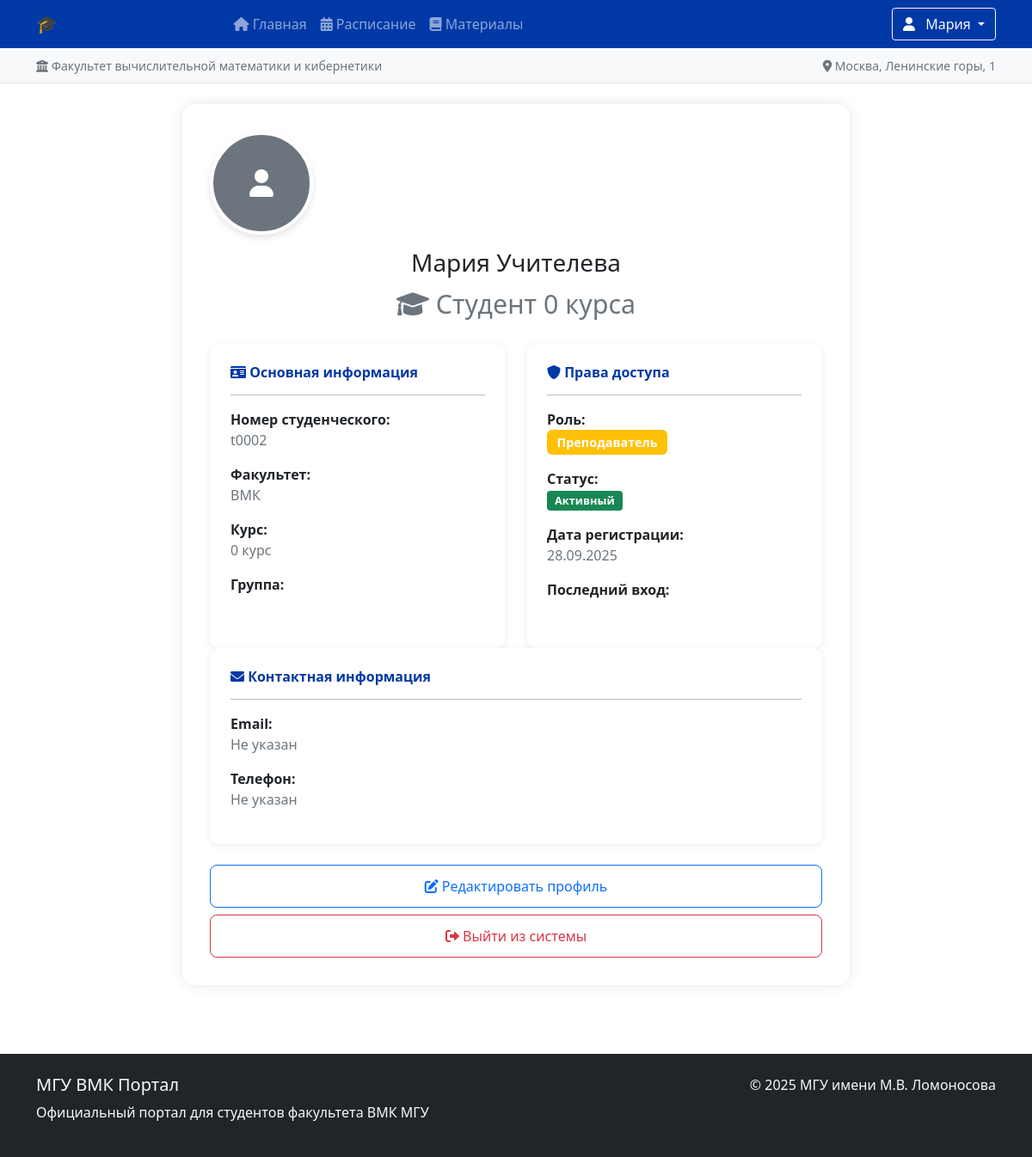
Screenshot of /profile/ (signed in) with the database file from the repository.
### main/models.py (models this page shows, shortened)
class CustomUser(AbstractUser):
    ROLES = [
        ('student', 'Студент'),
        ('headman', 'Староста'),
        ('teacher', 'Преподаватель'),
        ('admin', 'Администратор'),
    ]
    student_id = models.CharField(
        max_length=20,
        unique=True,
        verbose_name='Номер студенческого'
    )
    faculty = models.CharField(
        max_length=100,
        verbose_name='Факультет'
    )
    course = models.IntegerField(verbose_name='Курс')
    role = models.CharField(
        max_length=20,
        choices=ROLES,
        default='student',
        verbose_name='Роль'
    )
    photo = models.ImageField(
        upload_to='profiles/',
        blank=True,
        null=True,
        verbose_name='Фото'
    )
    group = models.ForeignKey(
        'Group',
        on_delete=models.SET_NULL,
        null=True,
        blank=True,
        verbose_name='Группа'
    )
    def get_role_display(self):
        return dict(self.ROLES).get(self.role, self.role)
    class Meta:
        verbose_name = 'Пользователь'
        verbose_name_plural = 'Пользователи'

### main/views.py (the view)
# urls.py: path('profile/', views.profile, name='profile'),
@login_required
def profile(request):
    return render(request, 'profile.html')

### main/templates/profile.html (shortened to what this page needs)
<!DOCTYPE html>
<html lang="en">
<head>
</head>
<body>
{% extends 'base.html' %}
{% load static %}
{% block extra_css %}
<link href="{% static 'css/profile.css' %}" rel="stylesheet">
{% endblock %}
{% block content %}
<div class="container profile-container">
    <div class="profile-card">
        <div class="card-body">
            <div class="text-center mb-4">
                {% if user.photo %}
                <img src="{{ user.photo.url }}" class="rounded-circle profile-avatar"
                     alt="{{ user.get_full_name }}">
                {% else %}
                <div class="rounded-circle profile-avatar-placeholder">
                    <i class="fas fa-user fa-2x text-white"></i>
                </div>
                {% endif %}
                <h3 class="profile-name">{{ user.get_full_name }}</h3>
                <p class="profile-role">
                    <i class="fas fa-graduation-cap"></i>
                    Студент {{ user.course }} курса
                </p>
            </div>
            <div class="row">
                <div class="col-md-6">
                    <div class="info-card card mb-3">
                        <div class="card-body">
                            <h6><i class="fas fa-id-card"></i> Основная информация</h6>
                            <hr>
                            <p><strong>Номер студенческого:</strong><br>
                            <span class="text-muted">{{ user.student_id }}</span></p>
                            <p><strong>Факультет:</strong><br>
                            <span class="text-muted">{{ user.faculty }}</span></p>
                            <p><strong>Курс:</strong><br>
                            <span class="text-muted">{{ user.course }} курс</span></p>
                            <p><strong>Группа:</strong><br>
                            </p>
                        </div>
                    </div>
                </div>
                <div class="col-md-6">
                    <div class="info-card card mb-3">
                        <div class="card-body">
                            <h6><i class="fas fa-shield-alt"></i> Права доступа</h6>
                            <hr>
                            <p><strong>Роль:</strong><br>
                            <span class="badge role-badge
                                {% if user.role == 'admin' %}bg-danger
                                {% elif user.role == 'teacher' %}bg-warning
                                {% elif user.role == 'headman' %}bg-info
                                {% else %}bg-secondary{% endif %}">
                                {{ user.get_role_display }}
                            </span></p>
                            <p><strong>Статус:</strong><br>
                            <span class="badge status-badge bg-success">Активный</span></p>
                            <p><strong>Дата регистрации:</strong><br>
                            <span class="text-muted">{{ user.date_joined|date:"d.m.Y" }}</span></p>
                            <p><strong>Последний вход:</strong><br>
                            </p>
                        </div>
                    </div>
                </div>
            </div>
            <div class="info-card card mb-4">
                <div class="card-body">
                    <h6><i class="fas fa-envelope"></i> Контактная информация</h6>
                    <hr>
                    <p><strong>Email:</strong><br>
                    <span class="text-muted">
                        {% if user.email %}
                            {{ user.email }}
                        {% else %}
                            Не указан
                        {% endif %}
                    </span></p>
                    <p><strong>Телефон:</strong><br>
                    <span class="text-muted">Не указан</span></p>
                </div>
            </div>
            <div class="d-grid gap-2">
                <a href="#" class="btn btn-outline-primary profile-action-btn">
                    <i class="fas fa-edit"></i> Редактировать профиль
                </a>
                <a href="{% url 'logout' %}" class="btn btn-outline-danger profile-action-btn">
                    <i class="fas fa-sign-out-alt"></i> Выйти из системы
                </a>
            </div>
        </div>
    </div>
</div>
{% endblock %}

### templates/partials/header.html (shortened to what this page needs)
<header class="bg-msu">
    <div class="container">
        <nav class="navbar navbar-expand-lg navbar-dark">
            <a class="navbar-brand" href="{% url 'home' %}">
                🎓 МГУ ВМК Портал
            </a>
            <div class="collapse navbar-collapse" id="navbarNav">
                <ul class="navbar-nav me-auto">
                    <li class="nav-item">
                        <a class="nav-link {% if request.resolver_match.url_name == 'home' %}active{% endif %}"
                           href="{% url 'home' %}">
                            <i class="fas fa-home"></i> Главная
                        </a>
                    </li>
                    <li class="nav-item">
                        <a class="nav-link {% if 'schedule' in request.resolver_match.url_name %}active{% endif %}"
                           href="{% url 'schedule' %}">
                            <i class="fas fa-calendar-alt"></i> Расписание
                        </a>
                    </li>
                    <li class="nav-item">
                        <a class="nav-link {% if 'materials' in request.resolver_match.url_name %}active{% endif %}"
                           href="{% url 'materials' %}">
                            <i class="fas fa-book"></i> Материалы
                        </a>
                    </li>
                </ul>
                <div class="navbar-nav">
                    {% if user.is_authenticated %}
                    <div class="dropdown">
                        <button class="btn btn-outline-light dropdown-toggle" type="button"
                                data-bs-toggle="dropdown">
                            {% if user.photo %}
                            <img src="{{ user.photo.url }}" class="profile-img me-2">
                            {% else %}
                            <i class="fas fa-user me-2"></i>
                            {% endif %}
                            {{ user.first_name }}
                        </button>
                    </div>
                    {% else %}
                    <a href="{% url 'login' %}" class="btn btn-outline-light">
                        <i class="fas fa-sign-in-alt"></i> Войти
                    </a>
                    {% endif %}
                </div>
            </div>
        </nav>
    </div>
</header>
<div class="bg-light border-bottom">
    <div class="container py-2">
        <div class="d-flex justify-content-between align-items-center">
            <div>
                <small class="text-muted">
                    <i class="fas fa-university"></i> Факультет вычислительной математики и кибернетики
                </small>
            </div>
            <div>
                <small class="text-muted">
                    <i class="fas fa-map-marker-alt"></i> Москва, Ленинские горы, 1
                </small>
            </div>
        </div>
    </div>
</div>

### static/css/base.css (style rules this page uses)
.navbar-brand { font-weight: bold; color: #0039a6 !important; }
.bg-msu { background-color: #0039a6; }
body { display: flex; flex-direction: column; min-height: 100vh; }

### static/css/profile.css (style rules this page uses)
.profile-container { max-width: 800px; }
.profile-card { border: none; border-radius: 15px; box-shadow: 0 0 15px rgba(0, 0, 0, 0.1); margin-bottom: 2rem; }
.profile-card .card-body { padding: 2rem; }
.profile-avatar-placeholder { width: 120px; height: 120px; background-color: #6c757d; display: flex; align-items: center; justify-content: center; border: 4px solid #fff; box-shadow: 0 4px 8px rgba(0, 0, 0, 0.1); }
.profile-name { font-weight: 300; margin-top: 1rem; margin-bottom: 0.5rem; }
.profile-role { color: #6c757d; font-size: 1.9rem; }
.info-card { border: none; border-radius: 12px; box-shadow: 0 2px 8px rgba(0, 0, 0, 0.08); height: 100%; transition: all 0.2s ease; }
.info-card .card-body { padding: 1.5rem; }
.info-card h6 { color: #0039a6; margin-bottom: 1rem; font-weight: 600; }
.info-card hr { margin: 1rem 0; opacity: 0.3; }
.role-badge { font-size: 0.9em; padding: 0.5em 0.8em; border-radius: 6px; }
.status-badge { font-size: 0.8em; padding: 0.4em 0.7em; }
.profile-action-btn { border-radius: 8px; padding: 0.75rem; font-weight: 500; transition: all 0.2s ease; }

### rows the page displays
CustomUser: first_name "Мария", get_full_name "Мария Учителева", course "0", student_id "t0002", faculty "ВМК", role "Преподаватель", date_joined "28.09.2025"
